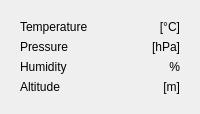
        <widget class="QWidget" name="tab_3">
         <attribute name="title">
          <string>PL BME</string>
         </attribute>
         <layout class="QHBoxLayout" name="horizontalLayout_3">
          <item>
           <widget class="QWidget" name="widget_4" native="true">
            <property name="sizePolicy">
             <sizepolicy hsizetype="MinimumExpanding" vsizetype="MinimumExpanding">
              <horstretch>0</horstretch>
              <verstretch>0</verstretch>
             </sizepolicy>
            </property>
            <layout class="QGridLayout" name="gridLayout_19">
             <item row="2" column="0">
              <widget class="QLabel" name="pl_bme_humidity_label">
               <property name="text">
                <string>Humidity</string>
               </property>
              </widget>
             </item>
             <item row="0" column="0">
              <widget class="QLabel" name="pl_bme_temperature_label">
               <property name="text">
                <string>Temperature</string>
               </property>
              </widget>
             </item>
             <item row="1" column="0">
              <widget class="QLabel" name="pl_bme_pressure_label">
               <property name="text">
                <string>Pressure</string>
               </property>
              </widget>
             </item>
             <item row="0" column="1">
              <widget class="QLabel" name="pl_bme_temperature_panel">
               <property name="text">
                <string/>
               </property>
               <property name="alignment">
                <set>Qt::AlignRight|Qt::AlignTrailing|Qt::AlignVCenter</set>
               </property>
              </widget>
             </item>
             <item row="3" column="0">
              <widget class="QLabel" name="pl_bme_altitude_label">
               <property name="text">
                <string>Altitude</string>
               </property>
              </widget>
             </item>
             <item row="3" column="1">
              <widget class="QLabel" name="pl_bme_altitude_panel">
               <property name="text">
                <string/>
               </property>
               <property name="alignment">
                <set>Qt::AlignRight|Qt::AlignTrailing|Qt::AlignVCenter</set>
               </property>
              </widget>
             </item>
             <item row="2" column="1">
              <widget class="QLabel" name="pl_bme_humidity_panel">
               <property name="text">
                <string/>
               </property>
               <property name="alignment">
                <set>Qt::AlignRight|Qt::AlignTrailing|Qt::AlignVCenter</set>
               </property>
              </widget>
             </item>
             <item row="1" column="1">
              <widget class="QLabel" name="pl_bme_pressure_panel">
               <property name="text">
                <string/>
               </property>
               <property name="alignment">
                <set>Qt::AlignRight|Qt::AlignTrailing|Qt::AlignVCenter</set>
               </property>
              </widget>
             </item>
             <item row="0" column="2">
              <widget class="QLabel" name="pl_celcius_label_2">
               <property name="text">
                <string>&lt;html&gt;&lt;head/&gt;&lt;body&gt;&lt;p&gt;[°C]&lt;/p&gt;&lt;/body&gt;&lt;/html&gt;</string>
               </property>
               <property name="alignment">
                <set>Qt::AlignRight|Qt::AlignTrailing|Qt::AlignVCenter</set>
               </property>
              </widget>
             </item>
             <item row="1" column="2">
              <widget class="QLabel" name="pl_hpa_label">
               <property name="text">
                <string>[hPa]</string>
               </property>
               <property name="alignment">
                <set>Qt::AlignRight|Qt::AlignTrailing|Qt::AlignVCenter</set>
               </property>
              </widget>
             </item>
             <item row="2" column="2">
              <widget class="QLabel" name="pl_percentage_label">
               <property name="text">
                <string>%</string>
               </property>
               <property name="alignment">
                <set>Qt::AlignRight|Qt::AlignTrailing|Qt::AlignVCenter</set>
               </property>
              </widget>
             </item>
             <item row="3" column="2">
              <widget class="QLabel" name="pl_m_label">
               <property name="text">
                <string>[m]</string>
               </property>
               <property name="alignment">
                <set>Qt::AlignRight|Qt::AlignTrailing|Qt::AlignVCenter</set>
               </property>
              </widget>
             </item>
            </layout>
           </widget>
          </item>
         </layout>
        </widget>
